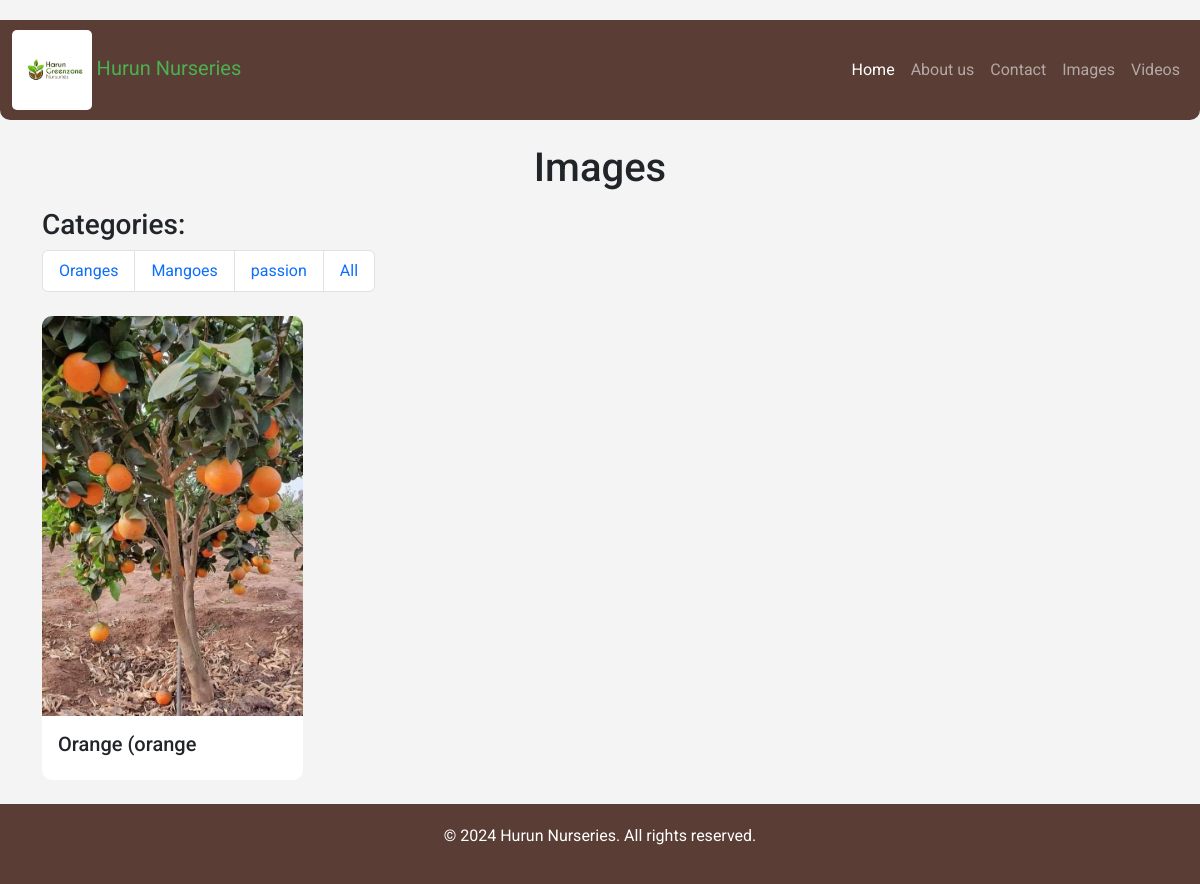
Page /images/category/1/ on the committed database.
### admin_panel/models.py (models this page shows, shortened)
class Category(models.Model):
    name = models.CharField(max_length=255)
    description = models.CharField(max_length=255)

class Image(models.Model):
    title = models.CharField(max_length=255)
    image_file = models.ImageField(upload_to='images/')
    categories = models.ManyToManyField(Category, related_name='images')

### core/views.py (the view)
# urls.py: path('images/', image_list, name='image_list'),
def image_list(request, category_id=None):
    categories = Category.objects.all()
    images = Image.objects.all()
    if category_id:
        images = images.filter(categories__id=category_id)
    return render(request, 'core/image_list.html', {'images': images, 'categories': categories})

### core/templates/core/image_list.html (shortened to what this page needs)
{% extends 'core/base.html' %}
{% load static %}
{% block content %}
<div class="container mt-4">
    <h1 class="text-center">Images</h1>
    <div class="categories mt-3 mb-4">
        <h3>Categories:</h3>
        <ul class="list-group list-group-horizontal">
            {% for category in categories %}
                <li class="list-group-item">
                    <a href="{% url 'core:image_list_by_category' category.id %}" class="text-decoration-none">
                        {{ category.name }}
                    </a>
                </li>
            {% endfor %}
            <li class="list-group-item">
                <a href="{% url 'core:image_list' %}" class="text-decoration-none">
                    All
                </a>
            </li>
        </ul>
    </div>
    <div class="row mt-4">
        {% for image in images %}
        <div class="col-md-3 mb-4">
            <div class="card product-card">
                <img src="{{ image.image_file.url }}" class="card-img-top product-image" alt="{{ image.title }}">
                <div class="card-body">
                    <h5 class="card-title">{{ image.title }}</h5>
                </div>
            </div>
        </div>
        {% empty %}
            <div class="fullscreen">
                <p class="text-center">No images available in this category.</p>
            </div>
        {% endfor %}
    </div>
</div>
{% endblock %}

### static/css/styles.css (style rules this page uses)
body { background-color: #f4f4f4; font-family: 'Roboto', sans-serif; margin-top: 20px; }
.product-card { border: none; border-radius: 10px; overflow: hidden; transition: transform 0.3s ease; }
.product-image { width: 100%; height: 400px; object-fit: cover; }

### rows in the picture
Category: name "Oranges"
Category: name "Mangoes"
Category: name "passion"
Image: image_file (picture), title "Orange (orange"
